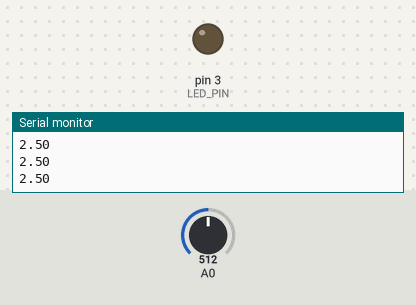
Bench run of a sketch on a simulated Arduino Uno, built with avr-gcc and run on an emulated ATmega328P. Parts: output pins drawn as LEDs (lit = HIGH), the last lines printed to the serial monitor. Inputs (shaded band) come from the test bench; at power-on: A0 = 512.

Above: at 1.2 s.
1.3 s: A0 set to 529
At 2.4 s:
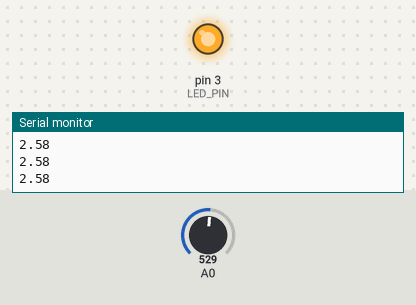
2.8 s: A0 set to 511
At 3.7 s:
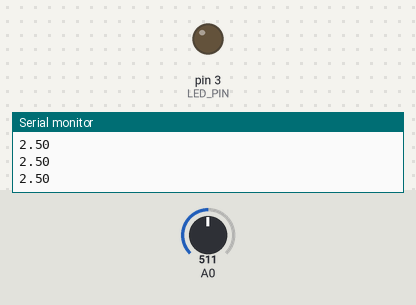
4.3 s: A0 set to 716
At 4.7 s:
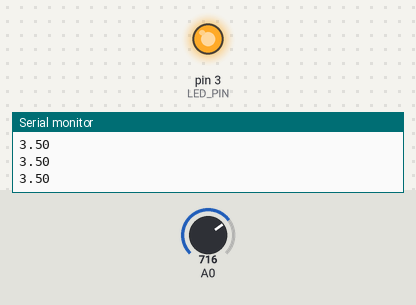
Timing chart, 0 to 7.3 s (numbered marks = the images above; inputs shaded):
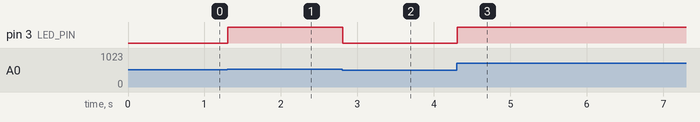

Measured:
- the behaviour switches between 512 and 513 on A0 (found by bisection; images 0 and 1)
- after the input at 1.3 s, pin 3 (LED_PIN): LOW → HIGH at once
- after the input at 2.8 s, pin 3 (LED_PIN): HIGH → LOW at once
- after the input at 4.3 s, pin 3 (LED_PIN): LOW → HIGH at once

The sketch:

enshu.ino
```cpp
const int LED_PIN = 3;
void setup() {
  // シリアル通信を9600kbpsで初期化
  Serial.begin(9600);
  pinMode(LED_PIN,OUTPUT);
}
void loop() {
  int sensorValue = analogRead(A0);//A0ピンのAD変換結果を取得する.
  float vo = sensorValue*(5.0/1024.0);
  Serial.println(vo);
  delay(1);        // delay in between reads for stability
  if(vo>2.50){//2.5V以上なら
    digitalWrite(LED_PIN,HIGH);
  }
  else{
    digitalWrite(LED_PIN,LOW);
  }
}
```
